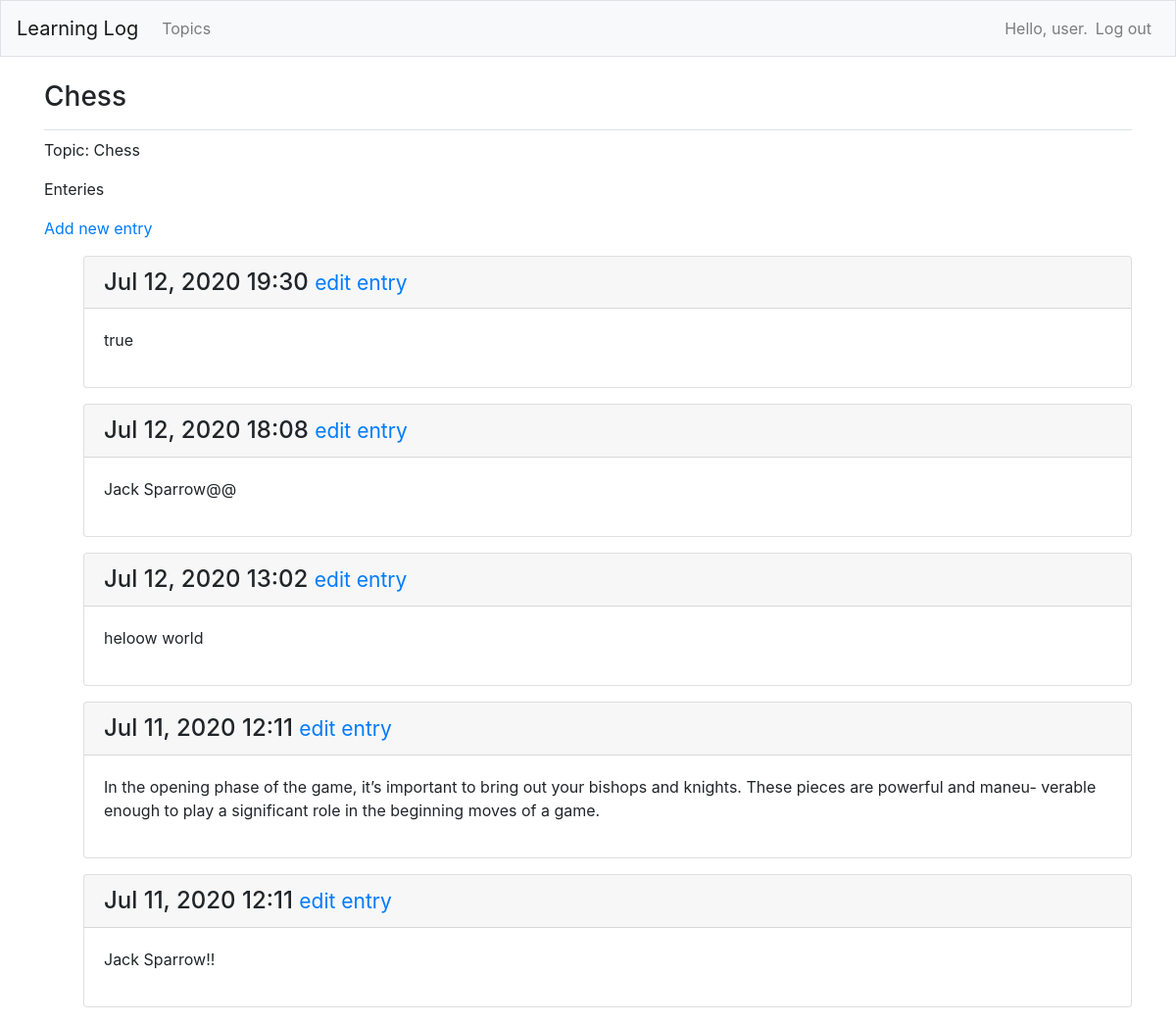
The page /topics/1/ (signed in) on the database its author committed.
### learning_logs/models.py (models this page shows, shortened)
class Topic(models.Model):
    text = models.CharField(max_length=200)
    date_added = models.DateTimeField(auto_now_add=True)
    owner = models.ForeignKey(User, on_delete=models.CASCADE)
    def __str__(self):
        return self.text

class Entry(models.Model):
    topic = models.ForeignKey(Topic, on_delete=models.CASCADE)
    text = models.TextField()
    date_added = models.DateTimeField(auto_now_add=True)

### learning_logs/views.py (the view)
# urls.py: path('topics/<int:topic_id>/', views.topic, name= 'topic'),
@login_required()
def topic(request, topic_id):
    topic = Topic.objects.get(id=topic_id)
    if topic.owner != request.user:
        raise Http404
    entries = topic.entry_set.order_by('-date_added')
    context = {'topic': topic, 'entries': entries}
    return render(request, 'learning_logs/topic.html', context)

### learning_logs/templates/learning_logs/topic.html (shortened to what this page needs)
<!DOCTYPE html>
<html lang="en">
<head>
</head>
<body>
{% extends 'learning_logs/base.html'%}
{% block page_header %} <h3>{{ topic }}</h3>
{% endblock page_header %}
{% block content %}
<p>Topic: {{ topic }}</p>
<p>Enteries</p>
<p>
    <a href="{% url 'learning_logs:new_entry' topic.id %}">Add new entry</a>
</p>
<ul>
    {% for entry in entries %}
    <div class="card mb-3">
        <h4 class="card-header">
            {{ entry.date_added|date:'M d, Y H:i' }}
            <small><a href="{% url 'learning_logs:edit_entry' entry.id %}">
                edit entry</a></small>
        </h4>
        <div class="card-body">
            {{ entry.text|linebreaks }}
        </div>
    </div>
    {% empty %}
    <p>There are no entries for this topic yet.</p>
    {% endfor %}
</ul>
{% endblock content %}

### learning_logs/templates/learning_logs/base.html (shortened to what this page needs)
{% load bootstrap4 %}
<!DOCTYPE html>
<html lang="en">
<head>
    {% bootstrap_css %}
</head>
<body>
<nav class="navbar navbar-expand-md navbar-light bg-light mb-4 border">
    <a class="navbar-brand" href="{% url 'learning_logs:index'%}"> Learning Log</a>
    <div class="collapse navbar-collapse" id="navbarCollapse">
        <ul class="navbar-nav mr-auto">
            <li class="nav-item">
                <a class="nav-link" href="{% url 'learning_logs:topics'%}">
                    Topics</a></li>
        </ul>
        <ul class="navbar-nav ml-auto">
            {% if user.is_authenticated %}
            <li class="nav-item">
                <span class="navbar-text">Hello, {{ user.username }}.</span>
            </li>
            <li class="nav-item">
                <a class="nav-link" href="{% url 'users:logout' %}">Log out</a>
            </li>
            {% else %}
            <li class="nav-item">
                <a class="nav-link" href="{% url 'users:register' %}">Register</a>
            </li>
            <li class="nav-item">
                <a class="nav-link" href="{% url 'users:login' %}">Log in</a></li>
            {% endif %}
        </ul>
    </div>
</nav>
<main role="main" class="container">
    <div class="pb-2 mb-2 border-bottom">
        {% block page_header %}{% endblock page_header %}
    </div>
    <div>
        {% block content %}{% endblock content %}
    </div>
</main>
</body>
</html>

### rows shown on the page
Topic: text "Chess"
Entry: date_added "Jul 12, 2020 19:30", text "true"
Entry: date_added "Jul 12, 2020 18:08", text "Jack Sparrow@@"
Entry: date_added "Jul 12, 2020 13:02", text "heloow world"
Entry: date_added "Jul 11, 2020 12:11", text "In the opening phase of the game, it’s important to bring out your bishops and knights. These pieces are powerful and maneu- verable enough to play a significant role in the beginning moves of a game."
Entry: date_added "Jul 11, 2020 12:11", text "Jack Sparrow!!"

### other values the page prints
{{ user.username }} "user"
